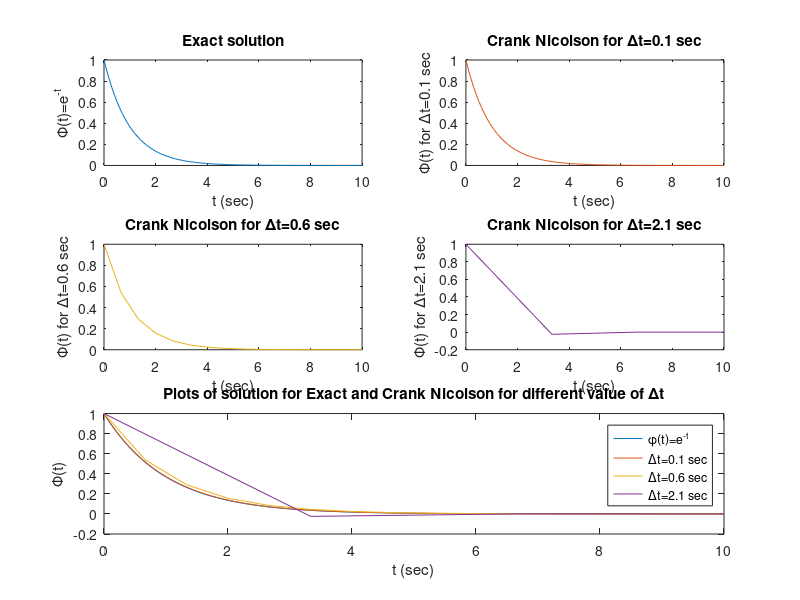

Here is the MATLAB script that generated this plot:
% Rikesh Sharma 180606 
function z=crankNicolson()
    
    deltat=0.1;
    lambda=-1;
    tmax=10; 
    t=linspace(0,tmax,tmax/deltat);
    phi=exp(-t);
    z0=phi;
    subplot(3,2,1);
    plot(t,z0);
    title('Exact solution');
    xlabel('t (sec)');
    ylabel('\Phi(t)=e^{-t}');
    hold on
    
    
    phi=zeros(2,1);
    phi(1)=1;
    nmax=tmax/deltat;
    for n=2:nmax
        phi(n)=phi(n-1)*((1+lambda*0.5*deltat)/(1-lambda*0.5*deltat));
    end
    subplot(3,2,2);
    t=linspace(0,tmax,tmax/deltat);
    z1=phi;
    plot(t,z1,'Color',[0.8500, 0.3250, 0.0980]);
    title('Crank Nicolson for \Deltat=0.1 sec');
    xlabel('t (sec)');
    ylabel('\Phi(t) for \Deltat=0.1 sec');
    
    deltat=0.6;
    phi=zeros(2,1);
    phi(1)=1;
    nmax= tmax/deltat;
    for n=2:nmax
        phi(n)=phi(n-1)*((1+lambda*0.5*deltat)/(1-lambda*0.5*deltat));
    end
    subplot(3,2,3);
    z2=phi;
    t=linspace(0,tmax,tmax/deltat);
    plot(t,z2,'Color',[0.9290, 0.6940, 0.1250]);
    title('Crank Nicolson for \Deltat=0.6 sec');
    xlabel('t (sec)');
    ylabel('\Phi(t) for \Deltat=0.6 sec');

    
    deltat=2.1; 
    phi=zeros(2,1);
    phi(1)=1;
    nmax=tmax/deltat;
    for n=2:nmax
        phi(n)=phi(n-1)*((1+lambda*0.5*deltat)/(1-lambda*0.5*deltat));
    end
    subplot(3,2,4);
    z3=phi;
    t=linspace(0,tmax,tmax/deltat);
    plot(t,z3,'color',[0.4940, 0.1840, 0.5560]);
    title('Crank Nicolson for \Deltat=2.1 sec');
    xlabel('t (sec)');
    ylabel('\Phi(t) for \Deltat=2.1 sec');
    
     
    subplot(3,2,5:6);
    deltat1=0.1; deltat2=0.6; deltat3=2.1;
    t0=linspace(0,tmax,tmax/deltat1);
    t1=linspace(0,tmax,tmax/deltat1);
    t2=linspace(0,tmax,tmax/deltat2);
    t3=linspace(0,tmax,tmax/deltat3);
    plot(t0,z0,t1,z1,t2,z2,t3,z3);
    title('Plots of solution for Exact and Crank Nicolson for different value of \Deltat');
    xlabel('t (sec)');
    ylabel('\Phi(t)');
    legend({'\phi(t)=e^{-t}','\Deltat=0.1 sec','\Deltat=0.6 sec','\Deltat=2.1 sec'},'Location','northeast');
   %z=[z1(1:20),z2(1:20),z3(1:20)];
end
